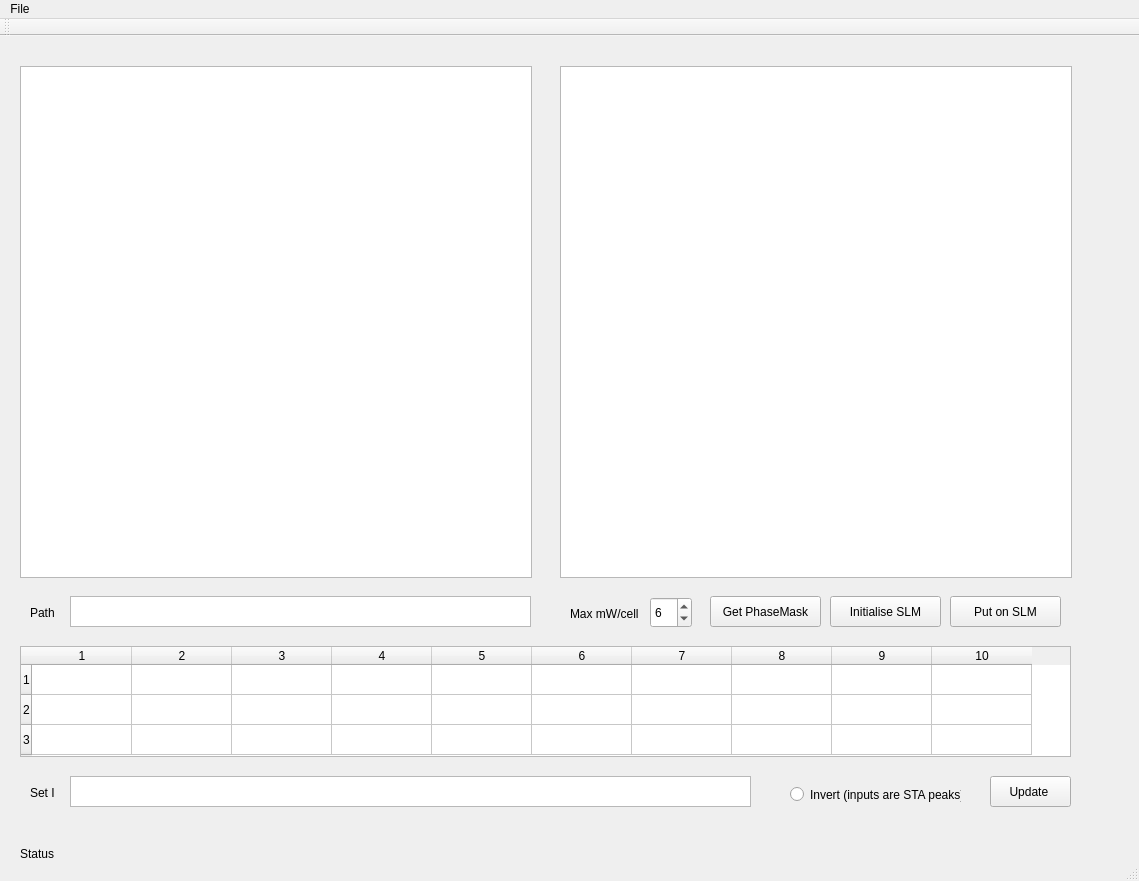
<?xml version="1.0" encoding="UTF-8"?>
<ui version="4.0">
 <class>HoloBlink</class>
 <widget class="QMainWindow" name="HoloBlink">
  <property name="geometry">
   <rect>
    <x>0</x>
    <y>0</y>
    <width>1139</width>
    <height>881</height>
   </rect>
  </property>
  <property name="windowTitle">
   <string>HoloBlink</string>
  </property>
  <widget class="QWidget" name="centralWidget">
   <widget class="QPushButton" name="transform_pushButton">
    <property name="geometry">
     <rect>
      <x>710</x>
      <y>560</y>
      <width>111</width>
      <height>31</height>
     </rect>
    </property>
    <property name="text">
     <string>Get PhaseMask</string>
    </property>
   </widget>
   <widget class="QGraphicsView" name="Image_graphicsView">
    <property name="geometry">
     <rect>
      <x>20</x>
      <y>30</y>
      <width>512</width>
      <height>512</height>
     </rect>
    </property>
   </widget>
   <widget class="QGraphicsView" name="Hologram_graphicsView">
    <property name="geometry">
     <rect>
      <x>560</x>
      <y>30</y>
      <width>512</width>
      <height>512</height>
     </rect>
    </property>
   </widget>
   <widget class="QTextEdit" name="textEdit">
    <property name="geometry">
     <rect>
      <x>70</x>
      <y>560</y>
      <width>461</width>
      <height>31</height>
     </rect>
    </property>
   </widget>
   <widget class="QTableWidget" name="ROI_tableWidget">
    <property name="geometry">
     <rect>
      <x>20</x>
      <y>610</y>
      <width>1051</width>
      <height>111</height>
     </rect>
    </property>
    <property name="rowCount">
     <number>3</number>
    </property>
    <property name="columnCount">
     <number>10</number>
    </property>
    <row/>
    <row/>
    <row/>
    <column/>
    <column/>
    <column/>
    <column/>
    <column/>
    <column/>
    <column/>
    <column/>
    <column/>
    <column/>
   </widget>
   <widget class="QTextEdit" name="ROI_textEdit">
    <property name="geometry">
     <rect>
      <x>70</x>
      <y>740</y>
      <width>681</width>
      <height>31</height>
     </rect>
    </property>
   </widget>
   <widget class="QPushButton" name="Insert_pushButton">
    <property name="geometry">
     <rect>
      <x>990</x>
      <y>740</y>
      <width>81</width>
      <height>31</height>
     </rect>
    </property>
    <property name="text">
     <string>Update </string>
    </property>
   </widget>
   <widget class="QRadioButton" name="invertInput_radioButton">
    <property name="geometry">
     <rect>
      <x>790</x>
      <y>750</y>
      <width>171</width>
      <height>17</height>
     </rect>
    </property>
    <property name="text">
     <string>Invert (inputs are STA peaks)</string>
    </property>
   </widget>
   <widget class="QLabel" name="label">
    <property name="geometry">
     <rect>
      <x>30</x>
      <y>570</y>
      <width>47</width>
      <height>13</height>
     </rect>
    </property>
    <property name="text">
     <string>Path</string>
    </property>
   </widget>
   <widget class="QLabel" name="label_2">
    <property name="geometry">
     <rect>
      <x>30</x>
      <y>750</y>
      <width>47</width>
      <height>13</height>
     </rect>
    </property>
    <property name="text">
     <string>Set I</string>
    </property>
   </widget>
   <widget class="QLabel" name="status_label">
    <property name="geometry">
     <rect>
      <x>20</x>
      <y>810</y>
      <width>881</width>
      <height>16</height>
     </rect>
    </property>
    <property name="text">
     <string>Status</string>
    </property>
   </widget>
   <widget class="QSpinBox" name="powerPerCell_spinBox">
    <property name="geometry">
     <rect>
      <x>650</x>
      <y>561</y>
      <width>42</width>
      <height>31</height>
     </rect>
    </property>
    <property name="value">
     <number>6</number>
    </property>
   </widget>
   <widget class="QLabel" name="label_3">
    <property name="geometry">
     <rect>
      <x>570</x>
      <y>570</y>
      <width>71</width>
      <height>16</height>
     </rect>
    </property>
    <property name="text">
     <string>Max mW/cell</string>
    </property>
   </widget>
   <widget class="QPushButton" name="putOnSLM_pushButton">
    <property name="geometry">
     <rect>
      <x>950</x>
      <y>560</y>
      <width>111</width>
      <height>31</height>
     </rect>
    </property>
    <property name="text">
     <string>Put on SLM</string>
    </property>
   </widget>
   <widget class="QPushButton" name="InitialiseSLM_pushButton">
    <property name="geometry">
     <rect>
      <x>830</x>
      <y>560</y>
      <width>111</width>
      <height>31</height>
     </rect>
    </property>
    <property name="text">
     <string>Initialise SLM</string>
    </property>
   </widget>
  </widget>
  <widget class="QMenuBar" name="menuBar">
   <property name="geometry">
    <rect>
     <x>0</x>
     <y>0</y>
     <width>1139</width>
     <height>21</height>
    </rect>
   </property>
   <widget class="QMenu" name="menuFile">
    <property name="title">
     <string>File</string>
    </property>
    <addaction name="actionOpen"/>
    <addaction name="actionSave"/>
   </widget>
   <addaction name="menuFile"/>
  </widget>
  <widget class="QToolBar" name="mainToolBar">
   <attribute name="toolBarArea">
    <enum>TopToolBarArea</enum>
   </attribute>
   <attribute name="toolBarBreak">
    <bool>false</bool>
   </attribute>
  </widget>
  <widget class="QStatusBar" name="statusBar"/>
  <action name="actionOpen">
   <property name="text">
    <string>Open</string>
   </property>
  </action>
  <action name="actionSave">
   <property name="text">
    <string>Save</string>
   </property>
  </action>
 </widget>
 <layoutdefault spacing="6" margin="11"/>
 <resources/>
 <connections>
  <connection>
   <sender>transform_pushButton</sender>
   <signal>clicked()</signal>
   <receiver>HoloBlink</receiver>
   <slot>on_transform_pushButton_clicked()</slot>
   <hints>
    <hint type="sourcelabel">
     <x>800</x>
     <y>623</y>
    </hint>
    <hint type="destinationlabel">
     <x>399</x>
     <y>0</y>
    </hint>
   </hints>
  </connection>
  <connection>
   <sender>Insert_pushButton</sender>
   <signal>clicked()</signal>
   <receiver>HoloBlink</receiver>
   <slot>on_insert_pushButton_clicked()</slot>
   <hints>
    <hint type="sourcelabel">
     <x>1008</x>
     <y>803</y>
    </hint>
    <hint type="destinationlabel">
     <x>776</x>
     <y>-7</y>
    </hint>
   </hints>
  </connection>
  <connection>
   <sender>invertInput_radioButton</sender>
   <signal>clicked()</signal>
   <receiver>HoloBlink</receiver>
   <slot>on_invert_radioButton_clicked()</slot>
   <hints>
    <hint type="sourcelabel">
     <x>873</x>
     <y>799</y>
    </hint>
    <hint type="destinationlabel">
     <x>835</x>
     <y>-11</y>
    </hint>
   </hints>
  </connection>
  <connection>
   <sender>powerPerCell_spinBox</sender>
   <signal>valueChanged(int)</signal>
   <receiver>HoloBlink</receiver>
   <slot>on_powerPerCell_valueChanged()</slot>
   <hints>
    <hint type="sourcelabel">
     <x>672</x>
     <y>615</y>
    </hint>
    <hint type="destinationlabel">
     <x>689</x>
     <y>-23</y>
    </hint>
   </hints>
  </connection>
  <connection>
   <sender>putOnSLM_pushButton</sender>
   <signal>clicked()</signal>
   <receiver>HoloBlink</receiver>
   <slot>on_putOnSLM_pushButton_clicked()</slot>
   <hints>
    <hint type="sourcelabel">
     <x>1018</x>
     <y>609</y>
    </hint>
    <hint type="destinationlabel">
     <x>1044</x>
     <y>-17</y>
    </hint>
   </hints>
  </connection>
  <connection>
   <sender>InitialiseSLM_pushButton</sender>
   <signal>clicked()</signal>
   <receiver>HoloBlink</receiver>
   <slot>on_InitialiseSLM_pushButton_clicked()</slot>
   <hints>
    <hint type="sourcelabel">
     <x>909</x>
     <y>606</y>
    </hint>
    <hint type="destinationlabel">
     <x>914</x>
     <y>-17</y>
    </hint>
   </hints>
  </connection>
 </connections>
 <slots>
  <slot>on_transform_pushButton_clicked()</slot>
  <slot>on_insert_pushButton_clicked()</slot>
  <slot>on_invert_radioButton_clicked()</slot>
  <slot>on_powerPerCell_valueChanged()</slot>
  <slot>on_putOnSLM_pushButton_clicked()</slot>
  <slot>on_InitialiseSLM_pushButton_clicked()</slot>
 </slots>
</ui>
